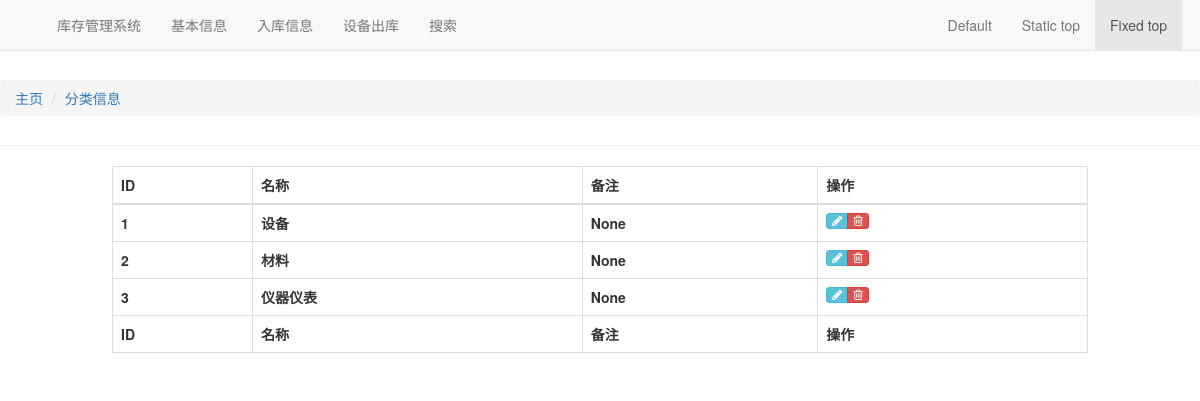
/basic/categories, run on the app's committed database.
### basic/models.py (models this page shows, shortened)
class CommonInfo(models.Model):
    check_choice = (
        (True, u'已审核'),
        (False, u'未审核'),
    )
    attach = models.FileField(upload_to='attachment/%Y/%m/%d',
                              verbose_name='附件',
                              blank=True,
                              null=True)
    check = models.BooleanField(default=False,
                                choices=check_choice,
                                verbose_name=u"是否审核")
    create_date = models.DateTimeField(blank=True,
                                       null=True,
                                       auto_now_add=True,
                                       verbose_name=u"创建时间")
    modify_date = models.DateTimeField(blank=True,
                                       null=True,
                                       auto_now=True,
                                       verbose_name=u"修改时间")
    description = models.CharField(max_length=100,
                                   blank=True,
                                   null=True,
                                   verbose_name=u"备注")
    class Meta:
        app_label = 'stock'
        abstract = True
        ordering = ['-modify_date']

class Category(CommonInfo):
    name = models.CharField(max_length=30,
                            unique=True,
                            verbose_name=u"名称",
                            db_index=True)
    class Meta:
        verbose_name = u'类型表'
        verbose_name_plural = u'类型表'

### basic/views.py (the view)
# urls.py: path('categories', CategoryList.as_view(), name='categories'),
class CategoryList(ListView):
    model = Category

### templates/basic/category_list.html (shortened to what this page needs)
{% extends 'base.html' %}
{% block breadcrumb %}
<li id="orbit"><a href="{%url 'basic:categories' %}">分类信息</a></li>
{% endblock %}
{% block maincontent %}
<div id="data" class="col-md-10 col-md-offset-1">
	<table id='dataTable' class="table  table-bordered table-hover" cellspacing='0' width='100%'>
		<thead>
			<tr>
				<th>ID</th>
				<th>名称</th>
				<th>备注</th>
				<th>操作</th>
			</tr>
		</thead>
		{% if object_list %}
		{% for c in object_list %}
		<tr>
			<th>{{ c.id }}</th>
			<th>{{ c.name }}</th>
			<th>{{ c.description }}</th>
			<th>
				<div class="hidden-sm hidden-xs btn-group">
					<a class="btn btn-xs btn-info" href="{% url 'basic:edit_category' c.id %}">
						<i class="ace-icon fa fa-pencil bigger-120"></i>
					</a>
					<a class="btn btn-xs btn-danger" href="{% url 'basic:delete_category' c.id %}">
						<i class="ace-icon fa fa-trash-o bigger-120"></i>
					</a>
				</div>
			</th>
		</tr>
		{% endfor %}
		{% else %}
		<tr>
			<th><strong>There are no categories present.</strong></th>
		</tr>
		{% endif %}
		<tfoot>
			<tr>
				<th>ID</th>
				<th>名称</th>
				<th>备注</th>
				<th>操作</th>
			</tr>
		</tfoot>
	</table>
</div>
{% endblock %}

### data on the page
Category: id "1", name "设备", description "None"
Category: id "2", name "材料", description "None"
Category: id "3", name "仪器仪表", description "None"
